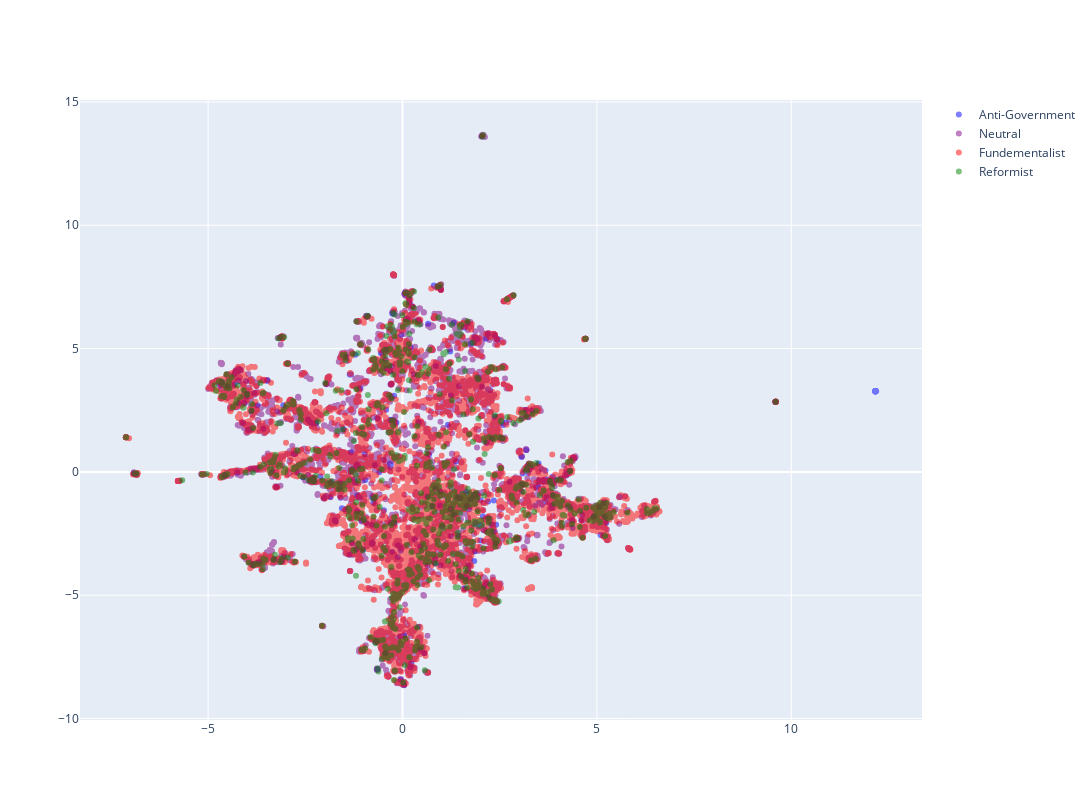

This figure's notebook cell:
### Code cell
import plotly.express as px
import plotly.graph_objects as go
articles_top_topics = article_merged_df[article_merged_df['gpt_label'].isin([0,1,2,3])]# & article_merged_df['concepts'].isin(top_topics[0.0] + top_topics[2.0] + top_topics[3.0])]

legend_names = {
    'Fundementalist': 'red',
    'Neutral': 'purple',
    'Reformist': 'green',
    'Anti-Government': 'blue',
}
label_names = {
    0: 'Fundementalist',
    1: 'Neutral',
    2: 'Reformist',
    3: 'Anti-Government',
}

articles_top_topics['gpt_label'] = articles_top_topics['gpt_label'].map(label_names)
articles_top_topics['color'] = articles_top_topics['gpt_label'].map(legend_names)

top_topic_embeddings = np.stack(articles_top_topics['topic_embeddings'].to_numpy())
num_sampled_docs = articles_top_topics.shape[0]
articles_top_topics.groupby('gpt_label').describe()

umap_embedding = umap.UMAP(n_neighbors=20, random_state=12).fit(top_topic_embeddings)
articles_top_topics['x'] = umap_embedding.embedding_[:, 0]
articles_top_topics['y'] = umap_embedding.embedding_[:, 1]

fig = go.Figure()

# Loop over the unique values in the 'gpt_label' column
for _label in articles_top_topics['gpt_label'].unique():
    # Filter the data for this label
    df_filtered = articles_top_topics[articles_top_topics['gpt_label'] == _label]
    
    # Add a scatter plot to the figure for this label
    fig.add_trace(
        go.Scatter(
            x=df_filtered['x'],
            y=df_filtered['y'],
            mode='markers',
            name=_label,  # This will be used in the legend
            marker_color=df_filtered['color'].iloc[0],  # Use the color from the 'color' column
            hovertext=df_filtered['concepts'],
            opacity=0.5
        )
    )

fig.update_layout(width=1200, height=800)

### Figure 1 — Plotly figure (JSON) as saved in the notebook; plotly's stock layout.template omitted (floating-point values rounded to 4 significant figures; data arrays with more than 128 entries replaced by an {"elided": "..."} marker saying what was removed)
{"data": [{"hovertext": {"elided": "367 str values"}, "marker": {"color": "blue"}, "mode": "markers", "name": "Anti-Government", "opacity": 0.5, "type": "scatter", "x": {"elided": "367 float values"}, "y": {"elided": "367 float values"}}, {"hovertext": {"elided": "4137 str values"}, "marker": {"color": "purple"}, "mode": "markers", "name": "Neutral", "opacity": 0.5, "type": "scatter", "x": {"elided": "4137 float values"}, "y": {"elided": "4137 float values"}}, {"hovertext": {"elided": "5545 str values"}, "marker": {"color": "red"}, "mode": "markers", "name": "Fundementalist", "opacity": 0.5, "type": "scatter", "x": {"elided": "5545 float values"}, "y": {"elided": "5545 float values"}}, {"hovertext": {"elided": "813 str values"}, "marker": {"color": "green"}, "mode": "markers", "name": "Reformist", "opacity": 0.5, "type": "scatter", "x": {"elided": "813 float values"}, "y": {"elided": "813 float values"}}], "layout": {"height": 800, "width": 1200}}
